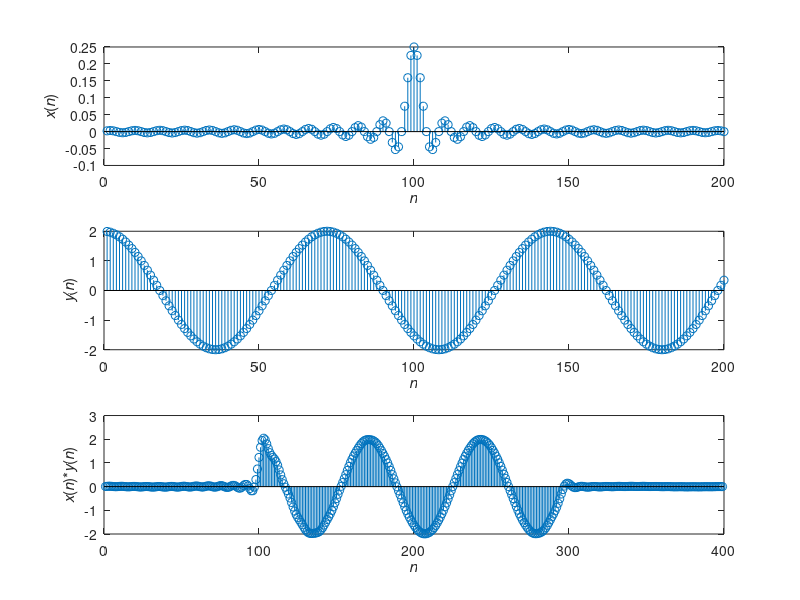

The MATLAB script that drew this image:
clc
clear all;
close all;
n=1:200;
r=2;

for ii=1:length(n)
    if(n(ii)==100)
        g(ii)=1/4;
    else
        g(ii)=.25*sin(pi*.25*(n(ii)-100))/(pi*.25*(n(ii)-100));
    end
end

for i=1:length(n)
h(i)=2*cos(2*pi*r*n(i)/144);
end
n1=length(g);
n2=length(h);
m=n1+n2-1;

h1=[h zeros(1,n2)];
g1=[g zeros(1,n1)];
y=zeros(1,m);

for i=1:m
    y(i)=0;
    for j=1:n1
        if(i-j+1>0)
            y(i)=y(i)+h1(j)*g1(i-j+1);
        end
    end
end
subplot(3,1,1),stem(g)
xlabel('\it{n}')
ylabel('{\itx}({\itn})')
subplot(3,1,2),stem(h)
xlabel('\it{n}')
ylabel('{\ity}({\itn})')
subplot(3,1,3),stem(y)
xlabel('\it{n}')
ylabel('{\itx}({\itn})*{\ity}({\itn})')





